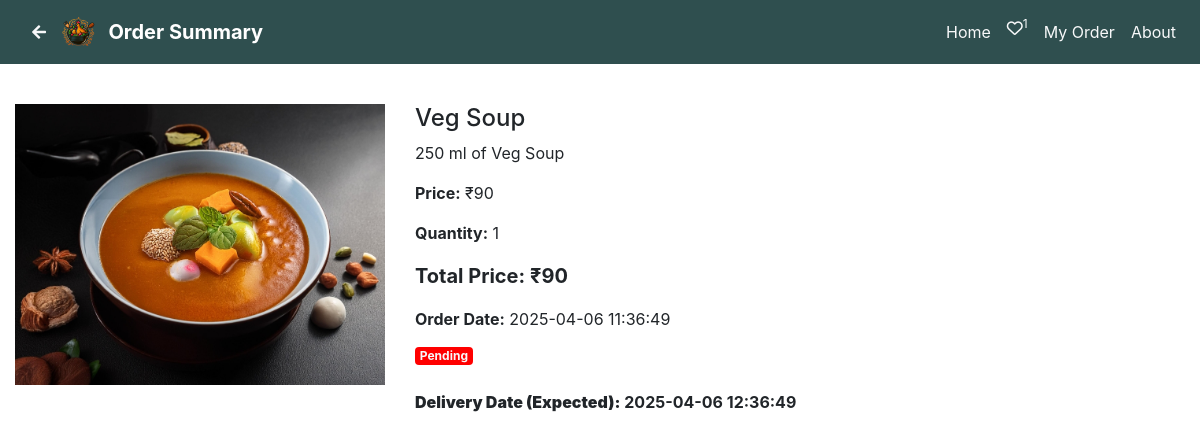
Page /second page.php?order_summary=89 (signed in) on the committed database.
### tables this page shows
CREATE TABLE `product` (
  `product_id` int(3) NOT NULL,
  `product_name` varchar(50) DEFAULT NULL,
  `product_scale` varchar(100) DEFAULT NULL,
  `product_des` varchar(500) DEFAULT NULL,
  `product_keyword` varchar(500) DEFAULT NULL,
  `product_cat` varchar(20) DEFAULT NULL,
  `product_img` varchar(100) DEFAULT NULL,
  `product_img2` varchar(100) DEFAULT NULL,
  `product_img3` varchar(100) DEFAULT NULL,
  `product_stock` int(3) DEFAULT NULL,
  `product_price` int(5) DEFAULT NULL,
  `product_off` int(2) DEFAULT NULL,
  `product_c_price` int(5) DEFAULT NULL,
  `status` int(1) DEFAULT 1
);

CREATE TABLE `user_order` (
  `o_id` int(5) NOT NULL,
  `product_id` int(3) DEFAULT NULL,
  `user_id` int(5) DEFAULT NULL,
  `qty` int(3) DEFAULT NULL,
  `total_price` int(5) DEFAULT NULL,
  `status` int(1) NOT NULL DEFAULT 0,
  `o_date` datetime DEFAULT NULL,
  `d_date` datetime DEFAULT NULL
);

### oreder_summary.php (the view)
<?php
if (isset($_GET['order_summary'])) {
    $order_id = $_GET['order_summary'];
    function order_summary()
    {
        global $user_id, $con, $order_id;
        $select_order = "SELECT * FROM user_order where o_id= $order_id";
        $result_order = mysqli_query($con, $select_order);
        $row_order = mysqli_fetch_array($result_order);
        $product_id = $row_order['product_id'];
        $order_price = $row_order['total_price'];
        $order_date = $row_order['o_date'];
        $delivered_date = $row_order['d_date'];
        $order_qty = $row_order['qty'];
        $status = $row_order['status'];
        $select_qry = "SELECT product_name,product_scale,product_img FROM product where product_id=$product_id";
        $result_qry = mysqli_query($con, $select_qry);
        $row_product = mysqli_fetch_array($result_qry);
        $product_name = $row_product['product_name'];
        $product_scale = $row_product['product_scale'];
        $product_img = $row_product['product_img'];
        ?>
        <div class="col-12 col-md-4 text-center condent">
            <a href='second page.php?view=<?php echo $product_id; ?>'><img
                    src="./admin/product_image/<?php echo $product_img; ?>" alt="Product Image"
                    class="img-fluid product-image"></a>
        </div>
        <div class="col-12 col-md-8 condent">
            <h4><?php echo $product_name; ?></h4>
            <p><?php echo $product_scale; ?></p>
            <p><strong>Price:</strong> ₹<?php echo $order_price / $order_qty; ?></p>
            <p><strong>Quantity:</strong> <?php echo $order_qty; ?></p>
            <p class="total-price">Total Price: ₹<?php echo $order_price; ?></p>
            <p><strong>Order Date:</strong> <?php echo $order_date; ?></p>
            <div class="d-flex align-items-center">
                <?php if ($status == 1) {
                    echo "<span class='badge  status-badge text-light' style='background-color:green;'>Delivered</span>";
                } else {
                    echo "<span class='badge  status-badge text-light' style='background-color:red;'>Pending</span>";
                } ?>
            </div>
            <div class="delivery-info">
                <p><strong>Delivery Date <?php if ($status == 0) {
                    echo '(Expected)';
                } ?>:</strong>
                    <?php echo $delivered_date; ?></p>
            </div>
        </div>
        <?php
    }
}
?>

### assets/css/style.css (style rules this page uses)
body { font-family: Calibri, serif; }
p, h1, h2, h3, h4, h5, h6, table, .secondary_navbar { cursor: default; }
.img-fluid { object-fit: cover; height: 237px; width: 237px; }
.status-badge { font-size: 1rem; padding: 5px 10px; margin-bottom: 10px; }
.product-image { object-fit: contain; width: 400px; height: 400px; }
.total-price { font-size: 1.25rem; font-weight: bold; }
.delivery-info { margin-top: 15px; font-size: 1rem; font-weight: bold; }
.condent { margin-top: 2rem; }

### rows in the picture
product: product_img (picture), product_name "Veg Soup", product_scale "250 ml of Veg Soup"
user_order: $order_price/$order_qty "90", qty "1", total_price "90", o_date "2025-04-06 11:36:49", d_date "2025-04-06 12:36:49"

### other values in the picture
$heading "Order Summary"
$num "1"
